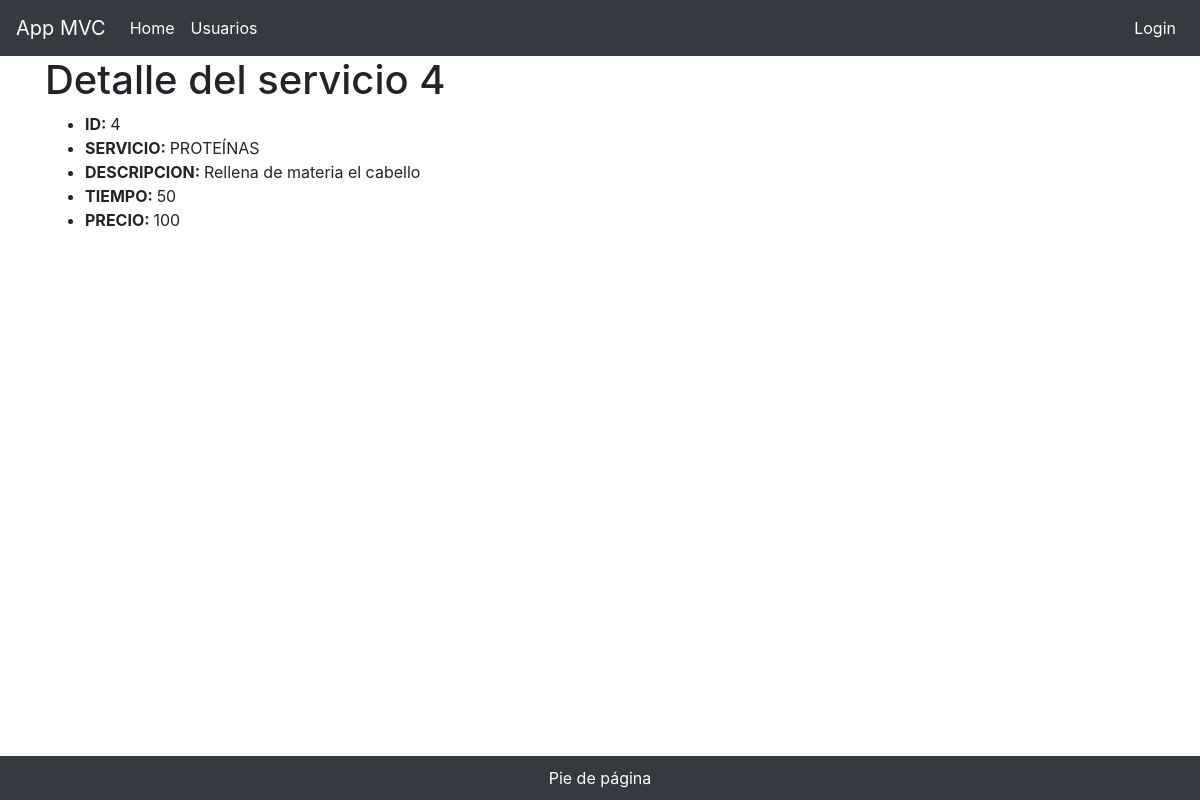
Before: /mipeluqueria/servicios/show/4 with the older database file.
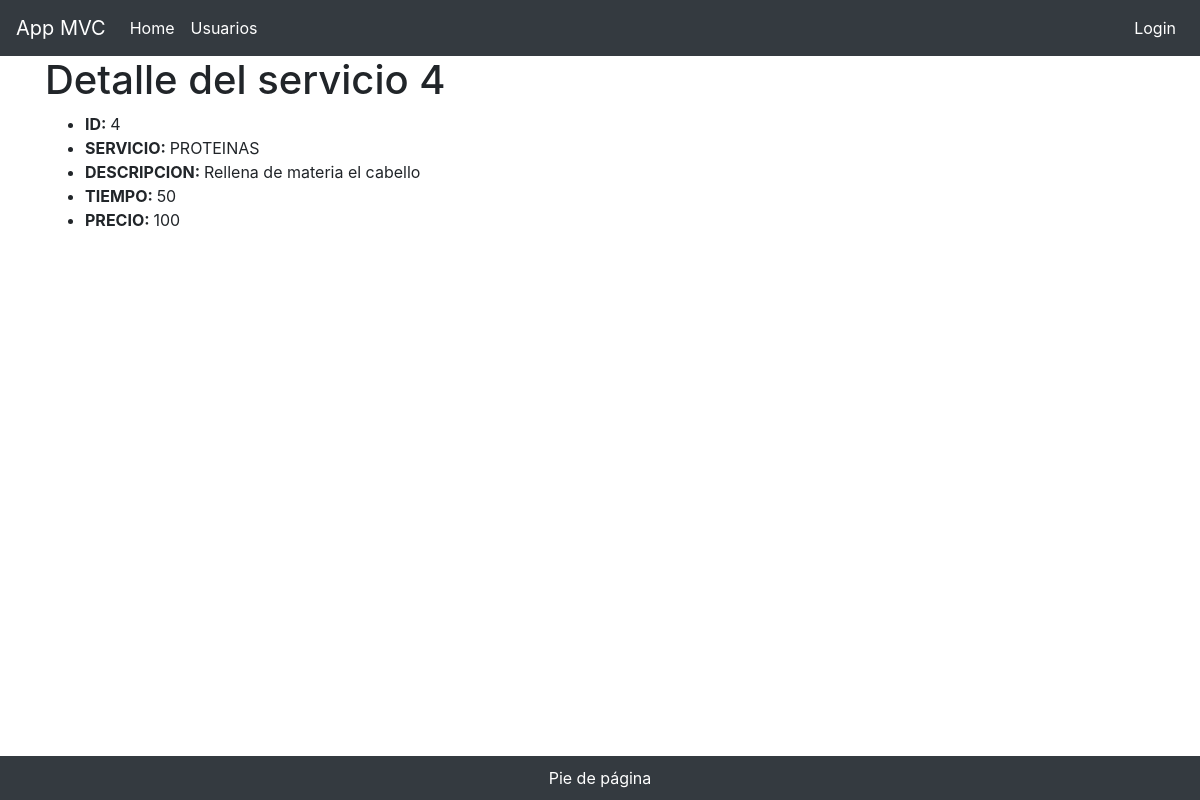
After: the same page with the newer database file.
### tables this page shows
CREATE TABLE `servicios` (
  `id` int(11) NOT NULL,
  `servicio` varchar(50) NOT NULL,
  `descripcion` varchar(50) NOT NULL,
  `tiempo` int(11) NOT NULL,
  `precio` int(11) NOT NULL
);

### mipeluqueria/app/controllers/ServiciosController.php (called while the page is built, shortened)
<?php
require_once "app/models/Servicios.php";
class ServiciosController
{
    public function show($args)
    {
        list($id) = $args;
        $servicios = Servicios::find($id);
        require('app/views/servicios/show.php');
    }
}

### mipeluqueria/index.php (called while the page is built, shortened)
<?php
$app = new App();

### mipeluqueria/app/models/Servicios.php (called while the page is built, shortened)
<?php
class Servicios extends Model
{
    public static function find($id){
        $db = Servicios::db();
        $statement = $db->prepare('SELECT * FROM servicios WHERE id=:id');
        $statement->execute(array(':id' => $id));
        $statement->setFetchMode(PDO::FETCH_CLASS, Servicios::class);
        $servicios = $statement->fetch(PDO::FETCH_CLASS);
        return $servicios;
    }
}

### mipeluqueria/app/views/servicios/show.php (the view, shortened to what this page needs)
<!doctype html>
<html lang="es">
<head>
  <?php require "app/views/parts/head.php" ?>
</head>
<body>
  <?php require "app/views/parts/header.php" ?>
  <main role="main" class="container">
    <div class="starter-template">
      <h1>Detalle del servicio <?php echo $servicios->id ?></h1>
        <ul>
            <li><strong>ID: </strong><?php echo $servicios->id ?></li>
            <li><strong>SERVICIO: </strong><?php echo $servicios->servicio ?></li>
            <li><strong>DESCRIPCION: </strong><?php echo $servicios->descripcion ?></li>
            <li><strong>TIEMPO: </strong><?php echo $servicios->tiempo ?></li>
            <li><strong>PRECIO: </strong><?php echo $servicios->precio ?></li>
        </ul>
    </div>
  </main>
  <?php require "app/views/parts/footer.php" ?>
</body>
</html>

Changed rows visible on the page:
removed servicios: id "4", servicio "PROTEÍNAS", descripcion "Rellena de materia el cabello", tiempo "50", precio "100"
added servicios: id "4", servicio "PROTEINAS", descripcion "Rellena de materia el cabello", tiempo "50", precio "100"
